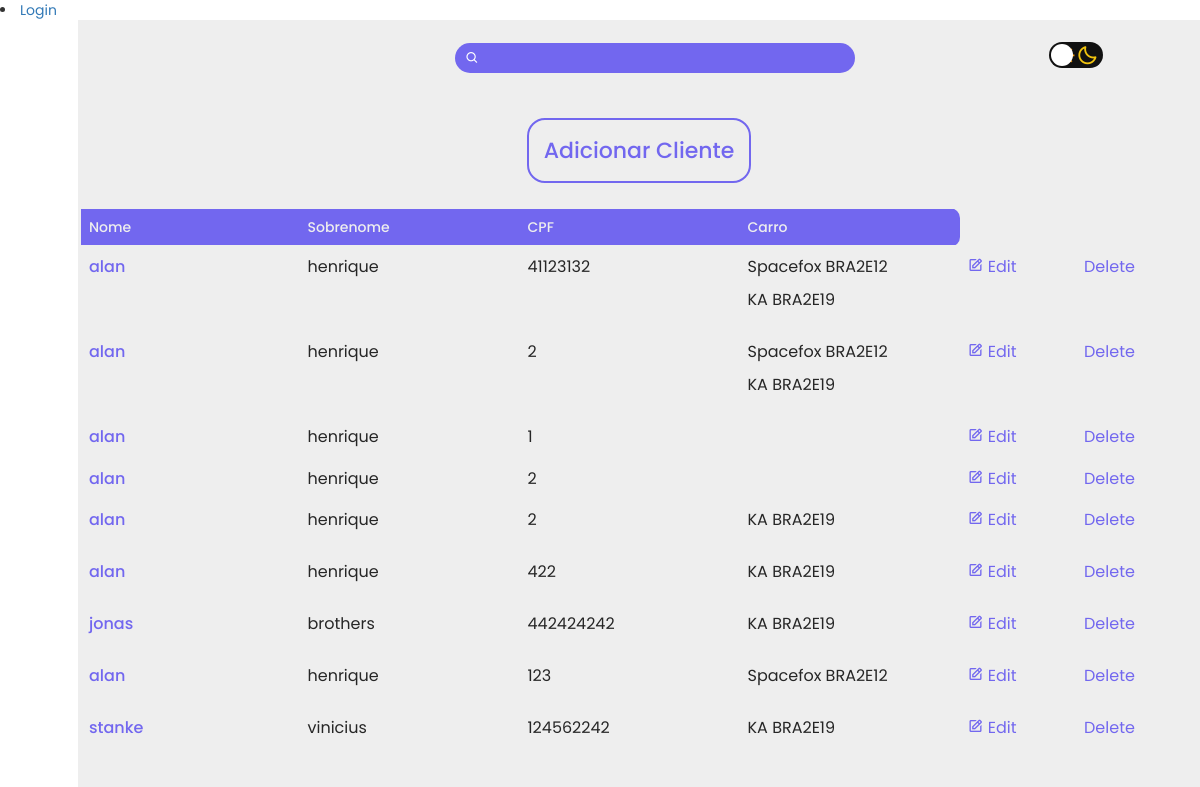
/clientes/cliente/, run on an earlier commit of the app's database.
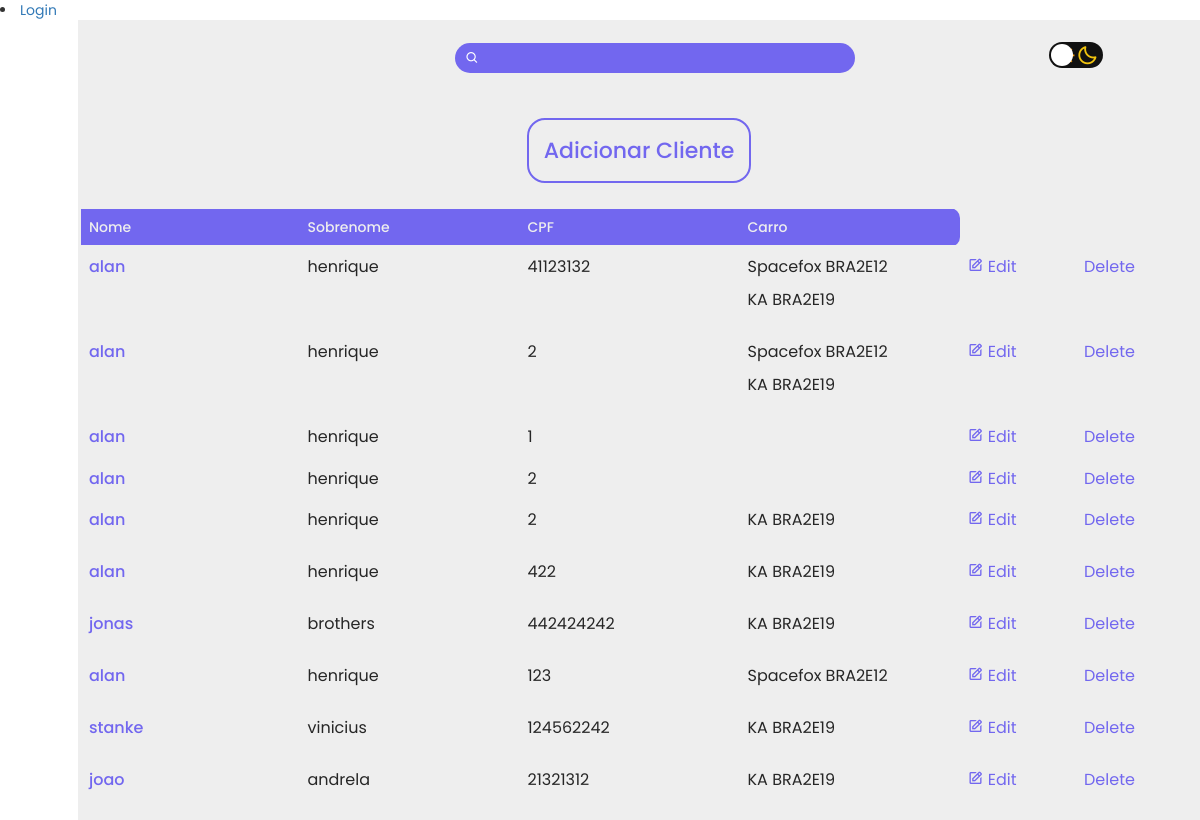
And on a later commit of the database.
### clientes/models.py (models this page shows, shortened)
class Clientes (models.Model):
    MARCA_CHOICES = (  #CRIAR LISTA PREDEFINIDA DE VALORES
        ('Honda', 'Honda'),
        ('Volkswagen', 'Volkswagen'),
        ('Fiat', 'Fiat'),
    )
    nome = models.CharField(max_length= 50 )
    sobrenome = models.CharField(max_length= 50 )
    cpf = models.PositiveIntegerField(default= 0)
    carro = models.ManyToManyField ('Carro', related_name= 'carro_cliente', blank=True)

class Carro (models.Model):
    MARCA_CHOICES = (  #CRIAR LISTA PREDEFINIDA DE VALORES
        ('Honda', 'Honda'),
        ('Volkswagen', 'Volkswagen'),
        ('Fiat', 'Fiat'),
        ('Ford', 'Ford'),
        ('Hyundai', 'Hyundai'),
        ('Jeep', 'Jeep'),
        ('Renault', 'Renault'),
    )
    COR_CHOICES = (
        ('Branco', 'Branco'),
        ('Preto', 'Preto'),
        ('Vermelho', 'Vermelho'),
        ('Prata', 'Prata'),
        ('Rosa', 'Rosa'),
        ('Azul', 'Azul'),
        ('Outra', 'Outra')
    )
    marca = models.CharField(choices=MARCA_CHOICES, max_length=55)
    modelo = models.CharField(max_length=55)
    placa = models.CharField(max_length=12)
    ano = models.PositiveIntegerField(default=0)
    cor = models.CharField(choices=COR_CHOICES, max_length=55)
    func = models.ForeignKey('User', related_name='func_carro', null=True, blank=True, default=None ,on_delete=models.CASCADE)
    def __str__(self):
        return f'{self.modelo}  {self.placa}'

### clientes/views.py (the view)
# urls.py: path('cliente/', ClienteListView.as_view(), name= "clientes-list"),
class ClienteListView (generic.ListView):
    template_name = 'clientes.html'
    def get_queryset(self):
        search = self.request.GET.get('search')
        if search:
            qs = Clientes.objects.filter(Q(nome__icontains=search) | Q(sobrenome__icontains=search) | Q(cpf__icontains=search))
        else:
            qs = Clientes.objects.all()
        return qs

### clientes/templates/clientes.html (shortened to what this page needs)
{% extends "base.html" %}
{% load static %}
{% block 'head' %}
<link rel="stylesheet" href="{% static 'carro.css' %}">
<link rel="stylesheet" href="{% static 'cliente.css' %}">
<link rel="stylesheet" href="http://maxcdn.bootstrapcdn.com/bootstrap/3.2.0/css/bootstrap.min.css">
<link rel="stylesheet" href="http://maxcdn.bootstrapcdn.com/bootstrap/3.2.0/css/bootstrap-theme.min.css">
<link rel="stylesheet" href="//maxcdn.bootstrapcdn.com/font-awesome/4.2.0/css/font-awesome.min.css">
{% endblock %}
{% block 'dashboard' %}
<div class="alan">
</div>
<div class="main">
  <div class="procura">
    <form method="GET" id="search-form">
        <i class='bx bx-search' ></i>
    </form>
  </div>
  <div>
    <label for="checkbox" class="checkbox-label">
      <i class="bx bx-moon"></i>
      <span class="ball"></span>
    </label>
  </div>
</div>
  <div class="addCar">
  <div class="col-lg-12">
    <a href="{% url 'cliente-create' %}" class="text-card"> Adicionar Cliente </a>
  </div>
  </div>
  <table class="table">
      <thead>
        <tr>
          <th scope="col">Nome</th>
          <th scope="col">Sobrenome</th>
          <th scope="col">CPF</th>
          <th scope="col" class="cor-th">Carro</th>
        </tr>
      </thead>
      <tbody>
  {% for cliente in object_list %}
        <tr>
          <th scope="row"><a href="{% url 'cliente-detail' cliente.pk %}"> {{cliente.nome}} </a></th>
          <td>{{cliente.sobrenome}}</td>
          <td>{{cliente.cpf}}</td>
          <td>
            {% for carro in cliente.carro.all %}  <p>{{carro}} </p>
            {% endfor %}
          </td>
          <td> <a class="btn-crud" href="{% url 'cliente-update' cliente.pk %}"><i class='bx bx-edit' ></i> Edit </a></td>
          <td> <a class="btn-crud" href="{% url 'cliente-delete' cliente.pk %}"> Delete </a></td>
      </tr>
  {% endfor %}
      </tbody>
    </table>
{% endblock %}

### templates/base.html (shortened to what this page needs)
{% load static %}
<!doctype html>
<html lang="pt-BR">
  <head>
    <link rel="stylesheet" href="https://cdn.jsdelivr.net/npm/bootstrap@4.6.1/dist/css/bootstrap.min.css">
    <link rel="stylesheet" href="{% static 'base.css'  %}">
    <link href='https://unpkg.com/boxicons@2.1.4/css/boxicons.min.css' rel='stylesheet'>
    {% block 'head' %}{% endblock %}
  </head>
  <body>
  {% block 'body' %}
        {% if request.user.is_authenticated %}
        <li>
          <a href="{% url 'logout' %}">
            <i class='bx bx-user' ></i>
            <span class="links_name">Log Out</span>
          </a>
          <span class="tooltip">Log Out</span>
        </li>
        {% else %}
        <li> <a href="{% url 'login' %}">
          Login
          </a>
        </li>
        {% endif %}
      <section class="home-section">
          {% block 'dashboard'%}
          {% endblock %}
      </section>
  {% endblock %}
  </body>
</html>

### static/base.css (style rules this page uses)
:root { --background-color: #EEEEEE; --main-color: #7267EF ; --dark-color: #1b1c31; --text-color: #262626; }
* { margin: 0; padding: 0; box-sizing: border-box; font-family: "Poppins" , sans-serif; }
.home-section { position: relative; min-height: 100vh; background: var(--background-color); left: 78px; color: black; width: calc(100% - 78px); transition: all 0.5s ease; z-index: 2; }
.checkbox-label { background-color: #111; width: 54px; height: 26px; border-radius: 50px; position: relative; padding: 5px; cursor: pointer; display: flex; justify-content: space-between; align-items: center; }
.bx-moon { color: #f1c40f!important; font-size: 22px; }
.checkbox-label .ball { background-color: #fff; width: 22px; height: 22px; position: absolute; left: 2px; top: 2px; border-radius: 50%; transition: transform 0.2s linear; }

### static/carro.css (style rules this page uses)
* { margin: 0; padding: 0; box-sizing: border-box; font-family: 'Poppins'; }
.alan { width: 100%; height: 20px; }
.col-lg-12 { width: 50%; margin-top: 40px; text-align: center; padding: 20px; }
.procura { margin-left: 25%; background: var(--main-color); width: 400px; height: 30px; border-radius: 30px; transition: .7s; }
.procura i { font-weight: 500; font-size: 1.4rem; margin-left: 6px; margin-top: 8px; color: #fff; }
.text-card { border: 2px solid var(--main-color); padding: 15px; color: var(--main-color); text-decoration: none!important; border-radius: 18px; font-size: 20px; font-weight: 500; color: var(--main-color); transition: .4s; }
.main { margin: 0 auto; justify-content: space-around; align-items: center; height: 35px; display: flex; }
.addCar { display: flex; margin: 0 auto; justify-content: center; align-items: center; }
.table { margin-top: 2rem; }
.table tr { border: 3px solid var(--background-color); }
.table thead th { width: 220px; background: var(--main-color); color: var(--background-color); }
.cor-th { border-radius: 0 10px 10px 0; }
.table a { color: var(--main-color); text-decoration: none; font-size: 16px; }
.table th { color: var(--text-color) ; font-weight: 500; }
.table td { font-weight: 400; font-size: 16px; color: var(--text-color); }

### static/cliente.css (style rules this page uses)
.text-card { font-size: 22px; font-weight: 500; color: var(--main-color); transition: .4s; }

What changed in the data, as far as the page shows it:
added Clientes: nome "joao", sobrenome "andrela", cpf "21321312", Carro (modelo+placa "KA BRA2E19")
